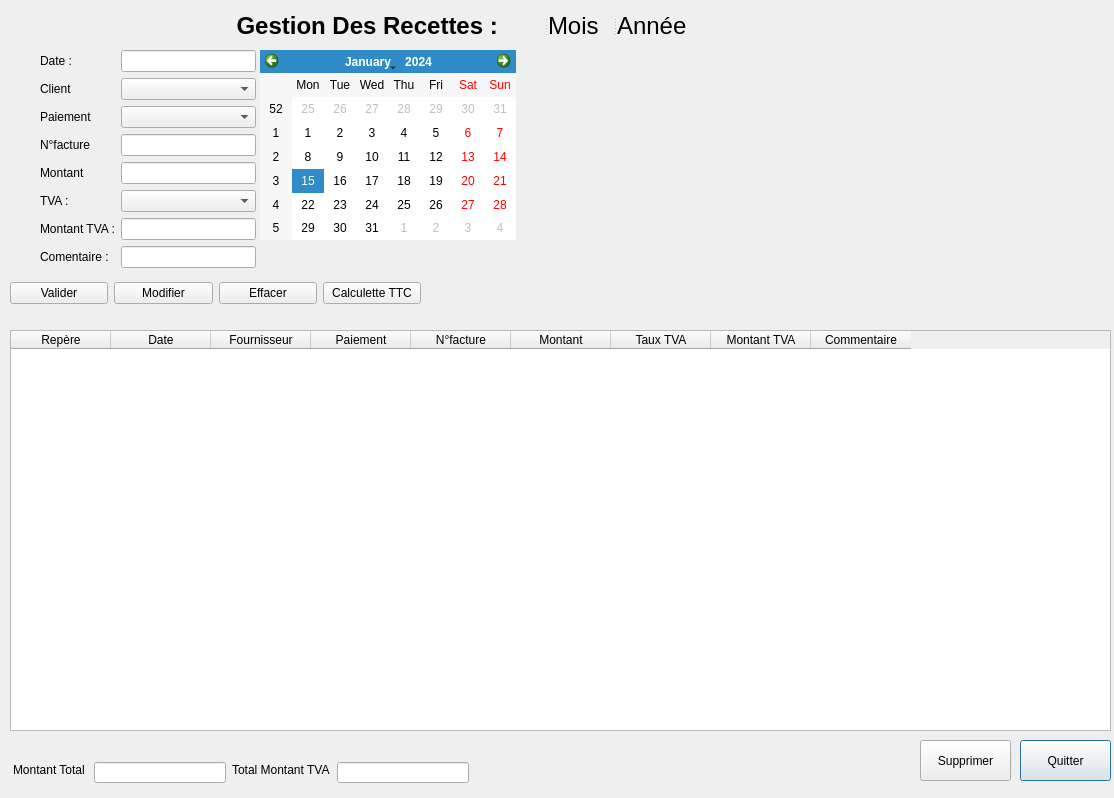
<?xml version="1.0" encoding="UTF-8"?>
<ui version="4.0">
 <class>Dialog</class>
 <widget class="QDialog" name="Dialog">
  <property name="geometry">
   <rect>
    <x>0</x>
    <y>0</y>
    <width>1114</width>
    <height>798</height>
   </rect>
  </property>
  <property name="windowTitle">
   <string>Dialog</string>
  </property>
  <widget class="QPushButton" name="quitterButton">
   <property name="geometry">
    <rect>
     <x>1020</x>
     <y>740</y>
     <width>91</width>
     <height>41</height>
    </rect>
   </property>
   <property name="text">
    <string>Quitter</string>
   </property>
  </widget>
  <widget class="QTableWidget" name="tableWidget">
   <property name="geometry">
    <rect>
     <x>10</x>
     <y>330</y>
     <width>1101</width>
     <height>401</height>
    </rect>
   </property>
   <property name="minimumSize">
    <size>
     <width>1101</width>
     <height>0</height>
    </size>
   </property>
   <property name="alternatingRowColors">
    <bool>true</bool>
   </property>
   <property name="selectionBehavior">
    <enum>QAbstractItemView::SelectionBehavior::SelectItems</enum>
   </property>
   <attribute name="verticalHeaderVisible">
    <bool>false</bool>
   </attribute>
   <column>
    <property name="text">
     <string>Repère</string>
    </property>
   </column>
   <column>
    <property name="text">
     <string>Date</string>
    </property>
   </column>
   <column>
    <property name="text">
     <string>Fournisseur</string>
    </property>
   </column>
   <column>
    <property name="text">
     <string>Paiement</string>
    </property>
   </column>
   <column>
    <property name="text">
     <string>N°facture</string>
    </property>
   </column>
   <column>
    <property name="text">
     <string>Montant</string>
    </property>
   </column>
   <column>
    <property name="text">
     <string>Taux TVA</string>
    </property>
   </column>
   <column>
    <property name="text">
     <string>Montant TVA</string>
    </property>
   </column>
   <column>
    <property name="text">
     <string>Commentaire</string>
    </property>
   </column>
  </widget>
  <widget class="QCalendarWidget" name="calendarWidget">
   <property name="enabled">
    <bool>true</bool>
   </property>
   <property name="geometry">
    <rect>
     <x>260</x>
     <y>50</y>
     <width>256</width>
     <height>190</height>
    </rect>
   </property>
   <property name="gridVisible">
    <bool>false</bool>
   </property>
   <property name="navigationBarVisible">
    <bool>true</bool>
   </property>
   <property name="dateEditEnabled">
    <bool>true</bool>
   </property>
  </widget>
  <widget class="QSplitter" name="splitter">
   <property name="geometry">
    <rect>
     <x>197</x>
     <y>10</y>
     <width>511</width>
     <height>32</height>
    </rect>
   </property>
   <property name="orientation">
    <enum>Qt::Orientation::Horizontal</enum>
   </property>
   <widget class="QLabel" name="label">
    <property name="text">
     <string>&lt;html&gt;&lt;head/&gt;&lt;body&gt;&lt;p align=&quot;center&quot;&gt;&lt;span style=&quot; font-size:18pt; font-weight:700;&quot;&gt;Gestion Des Recettes : &lt;/span&gt;&lt;/p&gt;&lt;/body&gt;&lt;/html&gt;</string>
    </property>
   </widget>
   <widget class="QLabel" name="moisLabel">
    <property name="styleSheet">
     <string notr="true">font: 18pt &quot;Segoe UI&quot;;</string>
    </property>
    <property name="text">
     <string>&lt;html&gt;&lt;head/&gt;&lt;body&gt;&lt;p&gt;&lt;span style=&quot; font-size:18pt;&quot;&gt;Mois&lt;/span&gt;&lt;/p&gt;&lt;/body&gt;&lt;/html&gt;</string>
    </property>
   </widget>
   <widget class="QLabel" name="anneeLabel">
    <property name="styleSheet">
     <string notr="true">font: 18pt &quot;Segoe UI&quot;;</string>
    </property>
    <property name="text">
     <string>&lt;html&gt;&lt;head/&gt;&lt;body&gt;&lt;p&gt;&lt;span style=&quot; font-size:18pt;&quot;&gt;Année&lt;/span&gt;&lt;/p&gt;&lt;/body&gt;&lt;/html&gt;</string>
    </property>
   </widget>
  </widget>
  <widget class="QWidget" name="layoutWidgetBoutons">
   <property name="geometry">
    <rect>
     <x>10</x>
     <y>280</y>
     <width>411</width>
     <height>26</height>
    </rect>
   </property>
   <layout class="QGridLayout" name="bouton">
    <item row="0" column="2">
     <widget class="QPushButton" name="pushButtonEffacer">
      <property name="toolTip">
       <string extracomment="Effacer tous les champs du formulaire"/>
      </property>
      <property name="text">
       <string>Effacer</string>
      </property>
     </widget>
    </item>
    <item row="0" column="1">
     <widget class="QPushButton" name="pushButtonModifier">
      <property name="text">
       <string>Modifier</string>
      </property>
     </widget>
    </item>
    <item row="0" column="0">
     <widget class="QPushButton" name="pushButtonValider">
      <property name="text">
       <string>Valider</string>
      </property>
     </widget>
    </item>
    <item row="0" column="3">
     <widget class="QPushButton" name="push_calculettettc">
      <property name="text">
       <string>Calculette TTC</string>
      </property>
     </widget>
    </item>
   </layout>
  </widget>
  <widget class="QPushButton" name="pushButtonSuprimer">
   <property name="geometry">
    <rect>
     <x>920</x>
     <y>740</y>
     <width>91</width>
     <height>41</height>
    </rect>
   </property>
   <property name="text">
    <string>Supprimer</string>
   </property>
  </widget>
  <widget class="QWidget" name="layoutWidget">
   <property name="geometry">
    <rect>
     <x>40</x>
     <y>50</y>
     <width>216</width>
     <height>220</height>
    </rect>
   </property>
   <layout class="QGridLayout" name="gridLayout">
    <item row="3" column="0">
     <widget class="QLabel" name="label_3">
      <property name="text">
       <string>N°facture</string>
      </property>
     </widget>
    </item>
    <item row="2" column="0">
     <widget class="QLabel" name="label_2">
      <property name="text">
       <string>Paiement</string>
      </property>
     </widget>
    </item>
    <item row="5" column="0">
     <widget class="QLabel" name="labelTVA">
      <property name="text">
       <string>&lt;html&gt;&lt;head/&gt;&lt;body&gt;&lt;p&gt;TVA :&lt;/p&gt;&lt;/body&gt;&lt;/html&gt;</string>
      </property>
     </widget>
    </item>
    <item row="6" column="1">
     <widget class="QLineEdit" name="lineEditMontantTVA"/>
    </item>
    <item row="4" column="1">
     <widget class="QLineEdit" name="lineEditMontant"/>
    </item>
    <item row="1" column="0">
     <widget class="QLabel" name="labelForniseur">
      <property name="text">
       <string>&lt;html&gt;&lt;head/&gt;&lt;body&gt;&lt;p&gt;Client&lt;/p&gt;&lt;/body&gt;&lt;/html&gt;</string>
      </property>
     </widget>
    </item>
    <item row="6" column="0">
     <widget class="QLabel" name="labelMontantTVA">
      <property name="text">
       <string>&lt;html&gt;&lt;head/&gt;&lt;body&gt;&lt;p&gt;Montant TVA :&lt;/p&gt;&lt;/body&gt;&lt;/html&gt;</string>
      </property>
     </widget>
    </item>
    <item row="3" column="1">
     <widget class="QLineEdit" name="lineEditnfacture"/>
    </item>
    <item row="0" column="1">
     <widget class="QLineEdit" name="lineEditDate"/>
    </item>
    <item row="2" column="1">
     <widget class="QComboBox" name="comboBoxpayment"/>
    </item>
    <item row="4" column="0">
     <widget class="QLabel" name="labelTTC">
      <property name="text">
       <string>&lt;html&gt;&lt;head/&gt;&lt;body&gt;&lt;p&gt;Montant&lt;/p&gt;&lt;/body&gt;&lt;/html&gt;</string>
      </property>
     </widget>
    </item>
    <item row="7" column="1">
     <widget class="QLineEdit" name="lineEditComentaire"/>
    </item>
    <item row="5" column="1">
     <widget class="QComboBox" name="comboBoxTVA"/>
    </item>
    <item row="7" column="0">
     <widget class="QLabel" name="labelComentaire">
      <property name="text">
       <string>&lt;html&gt;&lt;head/&gt;&lt;body&gt;&lt;p&gt;Comentaire :&lt;/p&gt;&lt;/body&gt;&lt;/html&gt;</string>
      </property>
     </widget>
    </item>
    <item row="1" column="1">
     <widget class="QComboBox" name="comboBoxFournisseur"/>
    </item>
    <item row="0" column="0">
     <widget class="QLabel" name="labelDate">
      <property name="text">
       <string>&lt;html&gt;&lt;head/&gt;&lt;body&gt;&lt;p&gt;Date :&lt;/p&gt;&lt;/body&gt;&lt;/html&gt;</string>
      </property>
     </widget>
    </item>
   </layout>
  </widget>
  <widget class="QLineEdit" name="lineEdittotalmontanttva">
   <property name="geometry">
    <rect>
     <x>337</x>
     <y>762</y>
     <width>132</width>
     <height>21</height>
    </rect>
   </property>
  </widget>
  <widget class="QLabel" name="labelmontanttva">
   <property name="geometry">
    <rect>
     <x>232</x>
     <y>762</y>
     <width>99</width>
     <height>16</height>
    </rect>
   </property>
   <property name="text">
    <string>Total Montant TVA</string>
   </property>
  </widget>
  <widget class="QLabel" name="labeltotalttc">
   <property name="geometry">
    <rect>
     <x>13</x>
     <y>762</y>
     <width>75</width>
     <height>16</height>
    </rect>
   </property>
   <property name="text">
    <string>&lt;html&gt;&lt;head/&gt;&lt;body&gt;&lt;p&gt;Montant Total&lt;/p&gt;&lt;/body&gt;&lt;/html&gt;</string>
   </property>
  </widget>
  <widget class="QLineEdit" name="lineEdimontanttotal">
   <property name="geometry">
    <rect>
     <x>94</x>
     <y>762</y>
     <width>132</width>
     <height>21</height>
    </rect>
   </property>
  </widget>
  <zorder>pushButtonSuprimer</zorder>
  <zorder>layoutWidget</zorder>
  <zorder>lineEdittotalmontanttva</zorder>
  <zorder>labelmontanttva</zorder>
  <zorder>labeltotalttc</zorder>
  <zorder>lineEdimontanttotal</zorder>
  <zorder>layoutWidgetBoutons</zorder>
  <zorder>splitter</zorder>
  <zorder>quitterButton</zorder>
  <zorder>tableWidget</zorder>
  <zorder>calendarWidget</zorder>
 </widget>
 <resources/>
 <connections/>
</ui>
